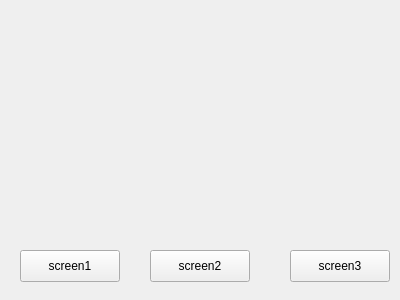
<?xml version="1.0" encoding="UTF-8"?>
<ui version="4.0">
 <class>navbarWidget</class>
 <widget class="QWidget" name="navbarWidget">
  <property name="geometry">
   <rect>
    <x>0</x>
    <y>0</y>
    <width>400</width>
    <height>300</height>
   </rect>
  </property>
  <property name="windowTitle">
   <string>Form</string>
  </property>
  <widget class="QPushButton" name="pushButton">
   <property name="geometry">
    <rect>
     <x>20</x>
     <y>250</y>
     <width>100</width>
     <height>32</height>
    </rect>
   </property>
   <property name="text">
    <string>screen1</string>
   </property>
  </widget>
  <widget class="QPushButton" name="pushButton_2">
   <property name="geometry">
    <rect>
     <x>150</x>
     <y>250</y>
     <width>100</width>
     <height>32</height>
    </rect>
   </property>
   <property name="text">
    <string>screen2</string>
   </property>
  </widget>
  <widget class="QPushButton" name="pushButton_3">
   <property name="geometry">
    <rect>
     <x>290</x>
     <y>250</y>
     <width>100</width>
     <height>32</height>
    </rect>
   </property>
   <property name="text">
    <string>screen3</string>
   </property>
  </widget>
 </widget>
 <resources/>
 <connections/>
</ui>
